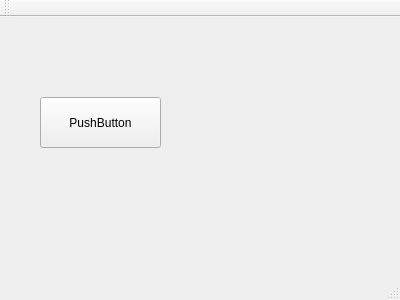
<?xml version="1.0" encoding="UTF-8"?>
<ui version="4.0">
 <class>MainWindow</class>
 <widget class="QMainWindow" name="MainWindow">
  <property name="geometry">
   <rect>
    <x>0</x>
    <y>0</y>
    <width>400</width>
    <height>300</height>
   </rect>
  </property>
  <property name="windowTitle">
   <string>MainWindow</string>
  </property>
  <widget class="QWidget" name="centralWidget">
   <widget class="QPushButton" name="pushButton">
    <property name="geometry">
     <rect>
      <x>40</x>
      <y>80</y>
      <width>121</width>
      <height>51</height>
     </rect>
    </property>
    <property name="text">
     <string>PushButton</string>
    </property>
   </widget>
  </widget>
  <widget class="QMenuBar" name="menuBar">
   <property name="geometry">
    <rect>
     <x>0</x>
     <y>0</y>
     <width>400</width>
     <height>21</height>
    </rect>
   </property>
  </widget>
  <widget class="QToolBar" name="mainToolBar">
   <attribute name="toolBarArea">
    <enum>TopToolBarArea</enum>
   </attribute>
   <attribute name="toolBarBreak">
    <bool>false</bool>
   </attribute>
  </widget>
  <widget class="QStatusBar" name="statusBar"/>
 </widget>
 <layoutdefault spacing="6" margin="11"/>
 <resources/>
 <connections/>
</ui>
